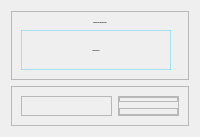
            <widget class="QWidget" name="predictions">
             <property name="focusPolicy">
              <enum>Qt::StrongFocus</enum>
             </property>
             <property name="styleSheet">
              <string notr="true">#predictions{background-color:qlineargradient(spread:pad, x1:0, y1:0, x2:1, y2:0, stop:0.0340909 rgba(0, 0, 0, 100), stop:1 rgba(0, 0, 0, 100))}</string>
             </property>
             <layout class="QVBoxLayout" name="verticalLayout_6">
              <item alignment="Qt::AlignTop">
               <widget class="QFrame" name="frame_18">
                <property name="frameShape">
                 <enum>QFrame::StyledPanel</enum>
                </property>
                <property name="frameShadow">
                 <enum>QFrame::Raised</enum>
                </property>
                <layout class="QVBoxLayout" name="verticalLayout_7">
                 <item>
                  <widget class="QLabel" name="label_3">
                   <property name="maximumSize">
                    <size>
                     <width>16777215</width>
                     <height>50</height>
                    </size>
                   </property>
                   <property name="baseSize">
                    <size>
                     <width>0</width>
                     <height>50</height>
                    </size>
                   </property>
                   <property name="font">
                    <font>
                     <family>RomanD</family>
                     <pointsize>-1</pointsize>
                     <weight>75</weight>
                     <bold>true</bold>
                    </font>
                   </property>
                   <property name="text">
                    <string>MODELO DE PREDICCIONES</string>
                   </property>
                   <property name="alignment">
                    <set>Qt::AlignCenter</set>
                   </property>
                  </widget>
                 </item>
                 <item>
                  <widget class="QPushButton" name="pushButton_11">
                   <property name="sizePolicy">
                    <sizepolicy hsizetype="Minimum" vsizetype="Preferred">
                     <horstretch>0</horstretch>
                     <verstretch>0</verstretch>
                    </sizepolicy>
                   </property>
                   <property name="minimumSize">
                    <size>
                     <width>125</width>
                     <height>40</height>
                    </size>
                   </property>
                   <property name="maximumSize">
                    <size>
                     <width>150</width>
                     <height>80</height>
                    </size>
                   </property>
                   <property name="font">
                    <font>
                     <family>RomanD</family>
                     <pointsize>-1</pointsize>
                     <weight>75</weight>
                     <bold>true</bold>
                    </font>
                   </property>
                   <property name="styleSheet">
                    <string notr="true">QPushButton:hover
{background-color: rgb(6, 194, 252, 50);

}

#pushButton_11{border: 1px solid  rgb(6, 194, 252,80)}
</string>
                   </property>
                   <property name="text">
                    <string>CARGAR EXCEL</string>
                   </property>
                   <property name="icon">
                    <iconset>
                     <normaloff>:/icons/icons/145-upload.svg</normaloff>:/icons/icons/145-upload.svg</iconset>
                   </property>
                   <property name="iconSize">
                    <size>
                     <width>25</width>
                     <height>25</height>
                    </size>
                   </property>
                  </widget>
                 </item>
                </layout>
               </widget>
              </item>
              <item>
               <widget class="QFrame" name="frame_19">
                <property name="sizePolicy">
                 <sizepolicy hsizetype="Preferred" vsizetype="Expanding">
                  <horstretch>0</horstretch>
                  <verstretch>0</verstretch>
                 </sizepolicy>
                </property>
                <property name="frameShape">
                 <enum>QFrame::StyledPanel</enum>
                </property>
                <property name="frameShadow">
                 <enum>QFrame::Raised</enum>
                </property>
                <property name="lineWidth">
                 <number>1</number>
                </property>
                <layout class="QHBoxLayout" name="horizontalLayout_14" stretch="3,2">
                 <item>
                  <widget class="QFrame" name="frame_21">
                   <property name="frameShape">
                    <enum>QFrame::StyledPanel</enum>
                   </property>
                   <property name="frameShadow">
                    <enum>QFrame::Raised</enum>
                   </property>
                   <layout class="QGridLayout" name="gridLayout_chart"/>
                  </widget>
                 </item>
                 <item>
                  <widget class="QFrame" name="frame_20">
                   <property name="sizePolicy">
                    <sizepolicy hsizetype="Expanding" vsizetype="Expanding">
                     <horstretch>0</horstretch>
                     <verstretch>0</verstretch>
                    </sizepolicy>
                   </property>
                   <property name="frameShape">
                    <enum>QFrame::StyledPanel</enum>
                   </property>
                   <property name="frameShadow">
                    <enum>QFrame::Raised</enum>
                   </property>
                   <property name="lineWidth">
                    <number>1</number>
                   </property>
                   <layout class="QVBoxLayout" name="verticalLayout_8" stretch="2,3">
                    <property name="spacing">
                     <number>6</number>
                    </property>
                    <property name="leftMargin">
                     <number>0</number>
                    </property>
                    <property name="topMargin">
                     <number>0</number>
                    </property>
                    <property name="rightMargin">
                     <number>0</number>
                    </property>
                    <property name="bottomMargin">
                     <number>0</number>
                    </property>
                    <item>
                     <widget class="QFrame" name="frame_22">
                      <property name="frameShape">
                       <enum>QFrame::StyledPanel</enum>
                      </property>
                      <property name="frameShadow">
                       <enum>QFrame::Raised</enum>
                      </property>
                      <layout class="QGridLayout" name="gridLayout">
                       <property name="leftMargin">
                        <number>0</number>
                       </property>
                       <property name="topMargin">
                        <number>0</number>
                       </property>
                       <property name="rightMargin">
                        <number>0</number>
                       </property>
                       <property name="bottomMargin">
                        <number>0</number>
                       </property>
                       <property name="spacing">
                        <number>0</number>
                       </property>
                      </layout>
                     </widget>
                    </item>
                    <item>
                     <widget class="QFrame" name="frame_23">
                      <property name="sizePolicy">
                       <sizepolicy hsizetype="Expanding" vsizetype="Preferred">
                        <horstretch>0</horstretch>
                        <verstretch>0</verstretch>
                       </sizepolicy>
                      </property>
                      <property name="focusPolicy">
                       <enum>Qt::StrongFocus</enum>
                      </property>
                      <property name="frameShape">
                       <enum>QFrame::StyledPanel</enum>
                      </property>
                      <property name="frameShadow">
                       <enum>QFrame::Raised</enum>
                      </property>
                      <layout class="QGridLayout" name="gridLayout_2">
                       <property name="leftMargin">
                        <number>0</number>
                       </property>
                       <property name="topMargin">
                        <number>0</number>
                       </property>
                       <property name="rightMargin">
                        <number>0</number>
                       </property>
                       <property name="bottomMargin">
                        <number>0</number>
                       </property>
                       <property name="spacing">
                        <number>0</number>
                       </property>
                      </layout>
                     </widget>
                    </item>
                   </layout>
                  </widget>
                 </item>
                </layout>
               </widget>
              </item>
             </layout>
            </widget>
